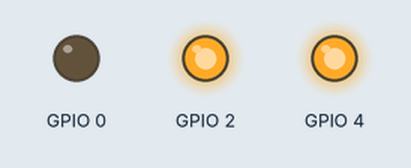
Bench run of a sketch on a simulated ESP32. Shown: output pins drawn as LEDs (lit = HIGH).

Above: at 0.5 s.
At 3.5 s:
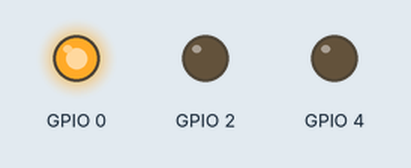
Timing chart, 0 to 4.6 s (numbered marks = the images above):
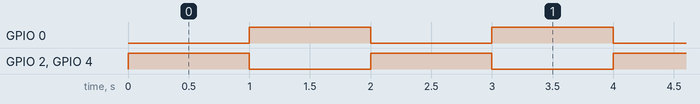

Measured:
- by itself, GPIO 0, GPIO 2, GPIO 4: alternates HIGH for 1.0 s and LOW for 1.0 s
- by itself, everything shown: repeats every 2.0 s, in 3 steps

The sketch:

blink3ledsCNTR.ino
```cpp
void setup() {
  // initialize digital pin LED_BUILTIN as an output.
  pinMode(2, OUTPUT);
  pinMode(0, OUTPUT);
  pinMode(4, OUTPUT);

}

// the loop function runs over and over again forever
void loop() {
  digitalWrite(4, HIGH);  // change state of the LED by setting the pin to the HIGH voltage level
  digitalWrite(2, HIGH);  // change state of the LED by setting the pin to the HIGH voltage level
  delay(1000);                      // wait for a second
  digitalWrite(4, LOW);   // change state of the LED by setting the pin to the LOW voltage level
  digitalWrite(2, LOW);  // change state of the LED by setting the pin to the HIGH voltage level
  digitalWrite(0, HIGH);  // change state of the LED by setting the pin to the HIGH voltage level
  delay(1000);
  digitalWrite(0, LOW);  // change state of the LED by setting the pin to the HIGH voltage level

}
```
